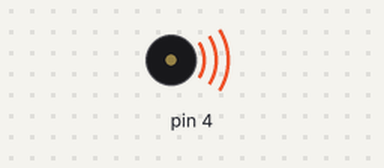
Bench run of a sketch on a simulated Arduino Uno, built with avr-gcc and run on an emulated ATmega328P. Shown: buzzer (waves = sounding).

Above: at 0.5 s.
At 5.0 s:
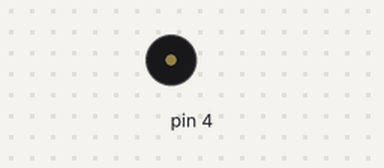
Timing chart, 0 to 6.9 s (numbered marks = the images above):
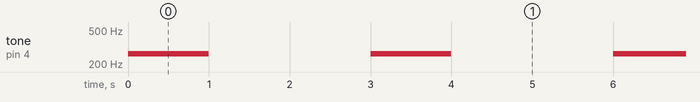

The sketch:

beep4.ino
```cpp
/*
 * Generated using BlocklyDuino:
 *
 * https://github.com/MediaTek-Labs/BlocklyDuino-for-LinkIt
 *
 * Date: Mon, 01 May 2023 03:30:37 GMT
 */
/*  部份程式由吉哥積木產生  */
/*  https://sites.google.com/jes.mlc.edu.tw/ljj/linkit7697  */


void setup()
{

}


void loop()
{
  tone(4, 262);
  delay(1000);
  noTone(4);
  delay(2000);
}
```

Measured:
- by itself, tone on pin 4: alternates 262 Hz for 1.0 s and silent for 2.0 s
